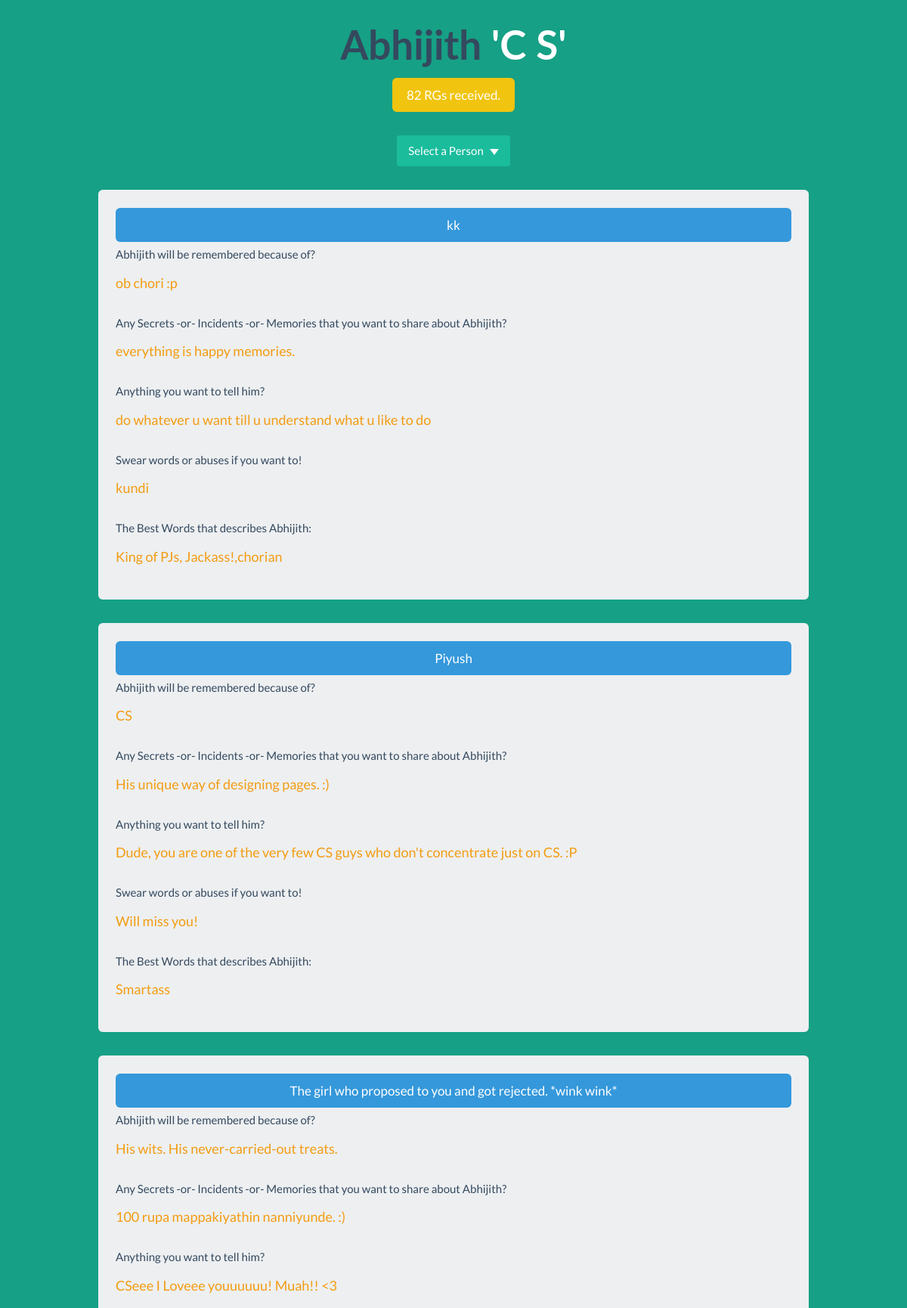
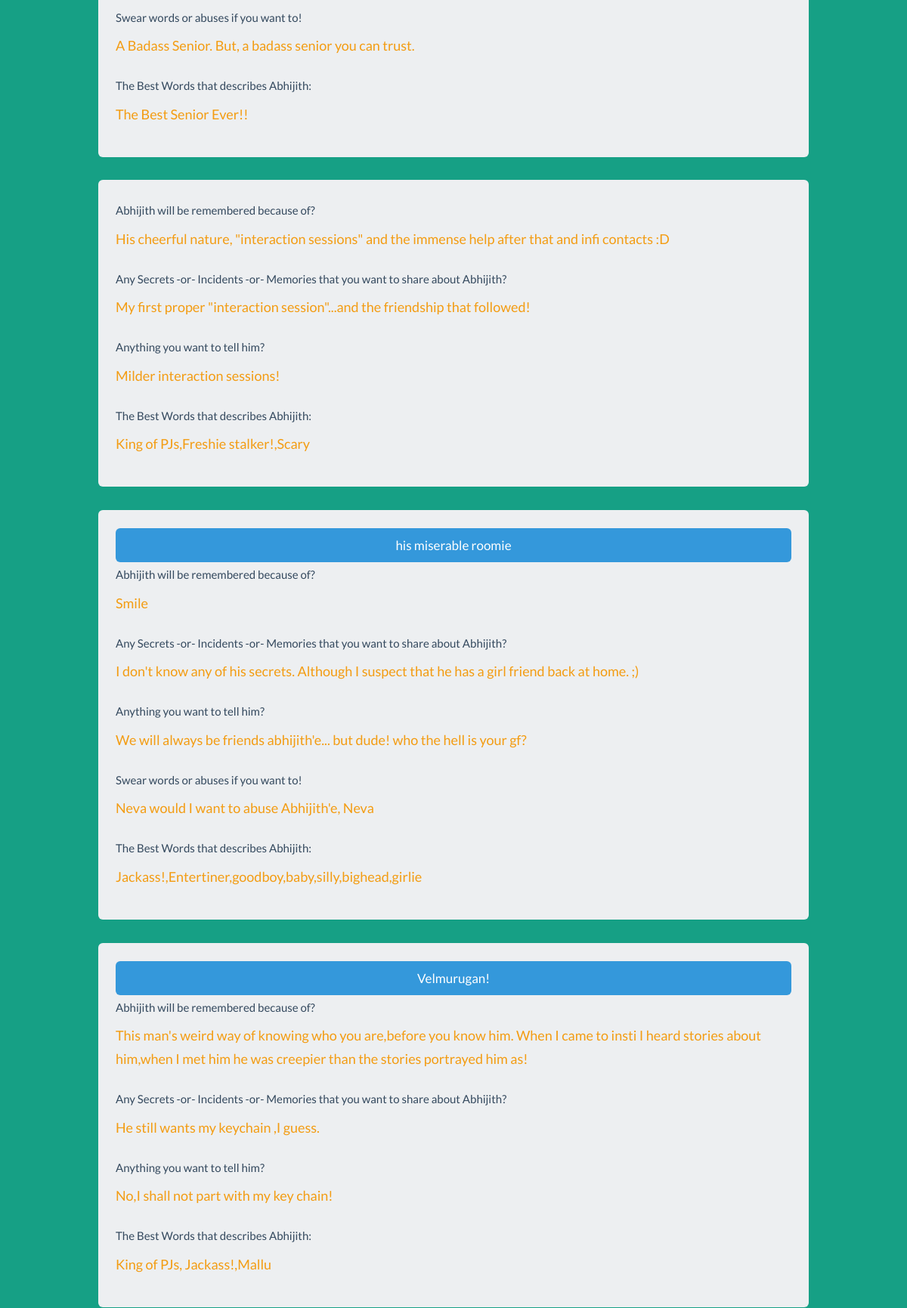
The app's page /rg/2015/entries.php?name=Abhijith (upper part) with its own data (2 pictures, top to bottom).
### tables this page shows
CREATE TABLE IF NOT EXISTS `wingmates` (
  `fname` varchar(100) NOT NULL,
  `nick` varchar(100) NOT NULL,
  `lname` varchar(100) NOT NULL
);

CREATE TABLE IF NOT EXISTS `entry` (
  `name` varchar(30) DEFAULT NULL,
  `friend` varchar(100) DEFAULT NULL,
  `ans1` varchar(3000) DEFAULT NULL,
  `ans2` varchar(2000) DEFAULT NULL,
  `ans3` varchar(1000) DEFAULT NULL,
  `ans4` varchar(500) DEFAULT NULL,
  `ans5` varchar(1000) NOT NULL,
  `words` varchar(500) DEFAULT NULL
);

### rg/2015/entries.php (the view, shortened to what this page needs)
<?php
$fuck = 0;
$query_name = $_GET['name'];
$data = mysql_fetch_array(mysql_query("SELECT fName, lName, nick FROM wingmates WHERE fName='{$query_name}'"));
$fname = $data['fName'];
$nick = $data['nick'];
$lname = $data['lName'];
echo'
<!DOCTYPE html>
<html lang="en">
  <head>
    <meta charset="utf-8">
    <title>Received RGs</title>
    <link href="dist/css/vendor/bootstrap.min.css" rel="stylesheet">
    <link href="dist/css/flat-ui.css" rel="stylesheet">
    <link href="docs/assets/css/demo.css" rel="stylesheet">
    <link rel="shortcut icon" href="img/favicon.ico">
    <!--[if lt IE 9]>
      <script src="dist/js/vendor/html5shiv.js"></script>
      <script src="dist/js/vendor/respond.min.js"></script>
    <![endif]-->
  </head>
  <style>
  body{background-color: #16A085;}
  lol
  {
   	font-weight: bold;
	color: #FFFFFF;
  }
  </style>
  ';
  	$posts = mysql_query("SELECT name FROM entry WHERE name='{$fname}'");
	$count = 0;
	while($post = mysql_fetch_assoc($posts))
	{
		$count++;
	}
  echo'
  <body>
    <div class="container">
	<center>
	<h2>'.$fname.' ';if($nick !== ""){echo'<lol>\''.$nick.'\'</lol>';}echo' '.$lname.'</h2>
	<button class="btn btn-warning btn-lg">'; if($fuck == 1){echo '#ERR';}else{echo $count ; } echo' RGs received.</button><br><br>
      <div class="row">
          <div class="btn-group">
            <button data-toggle="dropdown" class="btn btn-primary dropdown-toggle" type="button">Select a Person<span class="caret"></span></button>
            <ul role="menu" class="dropdown-menu">
';
echo'
            </ul>
          </div>
	</div>
	<br>
	</center>
';
if($fuck == 1)
{
	echo '<center><h4 style="color: #ffffff">1146: Table rgmaxtable.Mohammed.nonexistenttable does not exist.</h4></center>';
}
else{
	$posts = mysql_query("SELECT name, friend, ans1, ans2, ans3, ans4, ans5, words FROM entry WHERE name='{$fname}'");
	while($post = mysql_fetch_assoc($posts))
	{
 		$friend = $post['friend'];
		$ans1 = $post['ans1'];
		$ans2 = $post['ans2'];
		$ans3 = $post['ans3'];
		$ans4 = $post['ans4'];
		$words = $post['words'];
	echo'
          <div class="login-form">
	'; if($friend !== ""){echo'<button class="btn btn-info btn-lg btn-block">'.$friend.'</button>';}
	if($ans1 !== ""){
	echo'
            <div class="form-group">
	      <label>'.$fname.' will be remembered because of?</label>
	      <p style="color:#F39C12; word-wrap: break-word;">'.$ans1.'</p>
            </div>
	';}
	if($ans2 !== ""){
	echo'
            <div class="form-group">
	      <label>Any Secrets -or- Incidents -or- Memories that you want to share about '.$fname.'?</label>
	      <p style="color:#F39C12; word-wrap: break-word;">'.$ans2.'</p>
            </div>
	';}
	if($ans3 !== ""){
	echo'
            <div class="form-group">
	      <label>Anything you want to tell him?</label>
	      <p style="color:#F39C12; word-wrap: break-word;">'.$ans3.'</p>
            </div>
	';}
	if($ans4 !== ""){
	echo'
            <div class="form-group">
	      <label>Swear words or abuses if you want to!</label>
	      <p style="color:#F39C12; word-wrap: break-word;">'.$ans4.'</p>
            </div>
	';}
	if($words !== ""){
	echo'
            <div class="form-group">
	      <label>The Best Words that describes '.$fname.':</label>
	      <p style="color:#F39C12; word-wrap: break-word;">'.$words.'</p>
            </div>
	';
	}
	echo'
          </div>
	<br>
	';
	}
}
echo'
    </div>
';
?>
  </body>
</html>

### rg/2015/docs/assets/css/demo.css (style rules this page uses)
.container { width: 970px !important; }

### rg/2015/entries.php (style rules this page uses)
body { background-color: #16A085; }
lol { font-weight: bold; color: #FFFFFF; }

### records on screen
wingmates: fname "Abhijith", nick "C S"
entry: friend "kk", ans1 "ob chori :p", ans2 "everything is happy memories.", ans3 "do whatever u want till u understand what u like to do", ans4 "kundi", words "King of PJs, Jackass!,chorian"
entry: friend "Piyush", ans1 "CS", ans2 "His unique way of designing pages. :)", ans3 "Dude, you are one of the very few CS guys who don't concentrate just on CS. :P", ans4 "Will miss you!", words "Smartass"
entry: friend "The girl who proposed to you and got rejected. *wink wink*", ans1 "His wits. His never-carried-out treats.", ans2 "100 rupa mappakiyathin nanniyunde. :)", ans3 "CSeee I Loveee youuuuuu! Muah!! <3", ans4 "A Badass Senior. But, a badass senior you can trust.", words "The Best Senior Ever!!"
entry: ans1 "His cheerful nature, \"interaction sessions\" and the immense help after that and infi contacts :D", ans2 "My first proper \"interaction session\"...and the friendship that followed!", ans3 "Milder interaction sessions!", words "King of PJs,Freshie stalker!,Scary"
entry: friend "his miserable roomie", ans1 "Smile", ans2 "I don't know any of his secrets. Although I suspect that he has a girl friend back at home. ;)", ans3 "We will always be friends abhijith'e... but dude! who the hell is your gf?", ans4 "Neva would I want to abuse Abhijith'e, Neva", words "Jackass!,Entertiner,goodboy,baby,silly,bighead,girlie"
entry: friend "Velmurugan!", ans1 "This man's weird way of knowing who you are,before you know him. When I came to insti I heard stories about him,when I met him he was creepier than the stories portrayed him as!", ans2 "He still wants my keychain ,I guess.", ans3 "No,I shall not part with my key chain!", words "King of PJs, Jackass!,Mallu"

### other values on screen
$count "82"
